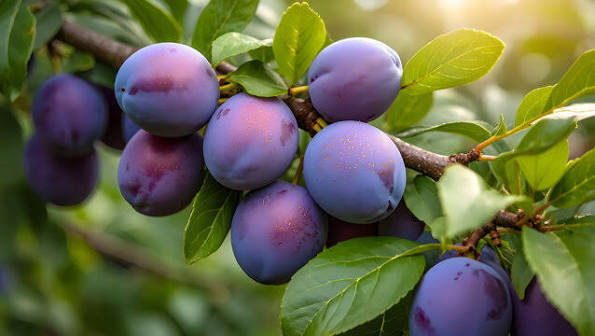
#> input picture Prac4/fruit.jpg, 595 x 336 px
$ python Sharp2.py   (older library calls are emulated)
#> lines starting #> are read from the running program, lines starting #| are printed output that depends on the picture
#Import the necessary libraries
import cv2
import matplotlib.pyplot as plt
import numpy as np
# Load the image
image = cv2.imread('fruit.jpg')
#> image is the input picture: shape (336, 595, 3); mean B, G, R 73.6, 104.8, 102.9
#Plot the original image plt.subplot(1, 2, 1) plt.title("Original") plt.imshow(image)
# Sharpen the image using the Laplacian operator
sharpened_image2 = cv2.Laplacian(image, cv2.CV_64F)
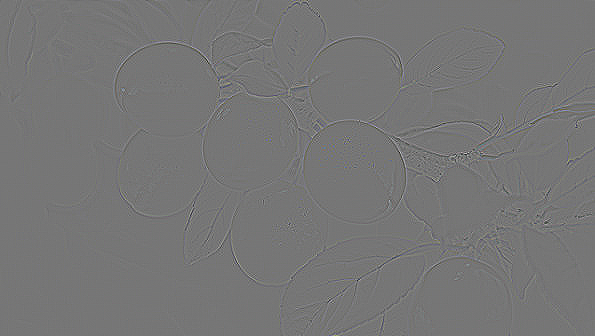
#> sharpened_image2: shape (336, 595, 3) float64; mean B, G, R 0, 0, 0; drawn with min black and max white
#Save the image
cv2.imwrite('Laplacian sharpened_image.jpg', sharpened_image2)
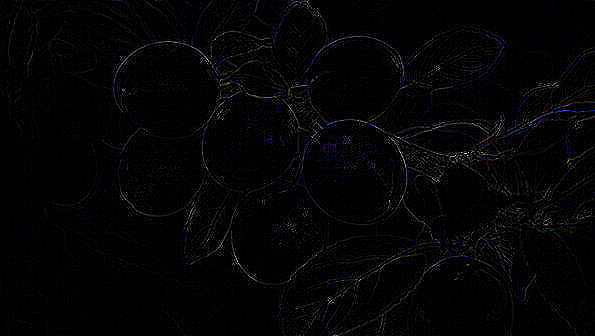
#> saved as Laplacian sharpened_image.jpg: shape (336, 595, 3); mean B, G, R 5, 4.2, 4.2

plt.subplot(1, 2, 1)
plt.title("Original")
plt.imshow(image)
#Plot the sharpened image
plt.subplot(1, 2, 2)
plt.title("Laplacian Sharpening")
plt.imshow(sharpened_image2)
plt.show()
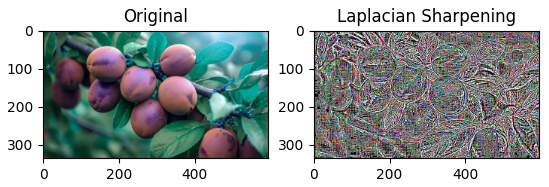
#> figure drawn by matplotlib, 2 panels; B, G, R data is drawn as R, G, B

$ run again, with Prac4/face.jpg copied over Prac4/fruit.jpg
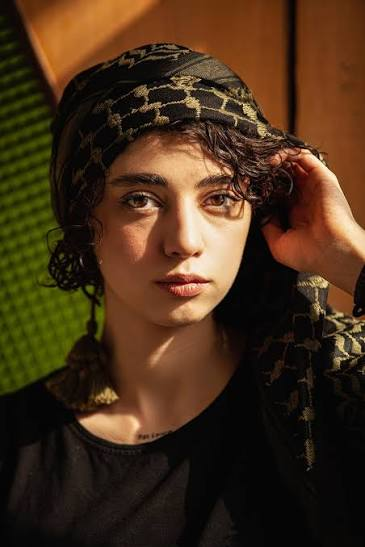
#> input picture Prac4/face.jpg, 365 x 547 px
#> image is the input picture: shape (547, 365, 3); mean B, G, R 26, 47.8, 70.8
#> `cv2.imwrite('Laplacian sharpened_image.jpg', sharpened_image2)`:
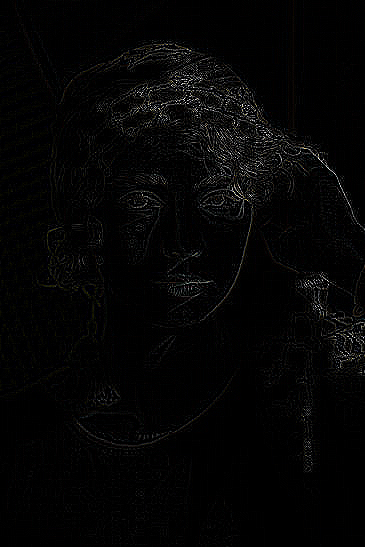
#> saved as Laplacian sharpened_image.jpg: shape (547, 365, 3); mean B, G, R 4.6, 4.7, 4.8
#> `plt.show()`:
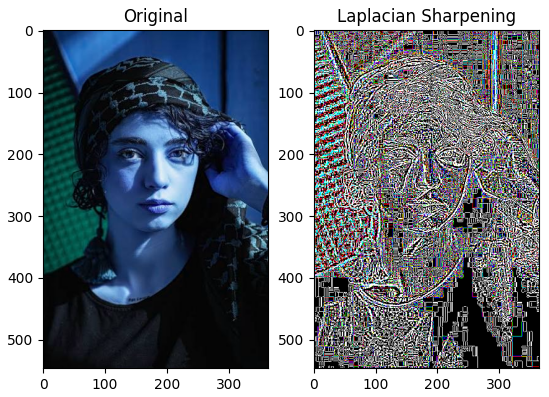
#> figure drawn by matplotlib, 2 panels; B, G, R data is drawn as R, G, B
